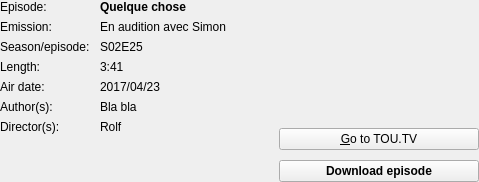
<?xml version="1.0" encoding="UTF-8"?>
<ui version="4.0">
 <class>infos_emission_widget</class>
 <widget class="QWidget" name="infos_emission_widget">
  <property name="geometry">
   <rect>
    <x>0</x>
    <y>0</y>
    <width>479</width>
    <height>182</height>
   </rect>
  </property>
  <layout class="QHBoxLayout" name="horizontalLayout" stretch="3,2">
   <property name="spacing">
    <number>10</number>
   </property>
   <property name="margin">
    <number>0</number>
   </property>
   <item>
    <layout class="QVBoxLayout" name="verticalLayout">
     <item>
      <layout class="QFormLayout" name="main_form_layout">
       <property name="fieldGrowthPolicy">
        <enum>QFormLayout::AllNonFixedFieldsGrow</enum>
       </property>
       <property name="horizontalSpacing">
        <number>10</number>
       </property>
       <property name="verticalSpacing">
        <number>6</number>
       </property>
       <item row="0" column="0">
        <widget class="QLabel" name="title_label">
         <property name="text">
          <string>Episode:</string>
         </property>
        </widget>
       </item>
       <item row="0" column="1">
        <widget class="QLabel" name="title_value_label">
         <property name="font">
          <font>
           <weight>75</weight>
           <bold>true</bold>
          </font>
         </property>
         <property name="text">
          <string>Quelque chose</string>
         </property>
        </widget>
       </item>
       <item row="1" column="0">
        <widget class="QLabel" name="emission_label">
         <property name="text">
          <string>Emission:</string>
         </property>
        </widget>
       </item>
       <item row="1" column="1">
        <widget class="QLabel" name="emission_title_value_label">
         <property name="text">
          <string>En audition avec Simon</string>
         </property>
        </widget>
       </item>
       <item row="2" column="0">
        <widget class="QLabel" name="sae_label">
         <property name="text">
          <string>Season/episode:</string>
         </property>
        </widget>
       </item>
       <item row="2" column="1">
        <widget class="QLabel" name="sae_value_label">
         <property name="text">
          <string>S02E25</string>
         </property>
        </widget>
       </item>
       <item row="3" column="0">
        <widget class="QLabel" name="length_label">
         <property name="text">
          <string>Length:</string>
         </property>
        </widget>
       </item>
       <item row="3" column="1">
        <widget class="QLabel" name="length_value_label">
         <property name="text">
          <string>3:41</string>
         </property>
        </widget>
       </item>
       <item row="4" column="0">
        <widget class="QLabel" name="air_date_label">
         <property name="text">
          <string>Air date:</string>
         </property>
        </widget>
       </item>
       <item row="4" column="1">
        <widget class="QLabel" name="air_date_value_label">
         <property name="text">
          <string>2017/04/23</string>
         </property>
        </widget>
       </item>
       <item row="5" column="0">
        <widget class="QLabel" name="author_label">
         <property name="text">
          <string>Author(s):</string>
         </property>
        </widget>
       </item>
       <item row="5" column="1">
        <widget class="QLabel" name="author_value_label">
         <property name="text">
          <string>Bla bla</string>
         </property>
        </widget>
       </item>
       <item row="6" column="0">
        <widget class="QLabel" name="director_label">
         <property name="text">
          <string>Director(s):</string>
         </property>
        </widget>
       </item>
       <item row="6" column="1">
        <widget class="QLabel" name="director_value_label">
         <property name="text">
          <string>Rolf</string>
         </property>
        </widget>
       </item>
      </layout>
     </item>
     <item>
      <spacer name="verticalSpacer_3">
       <property name="orientation">
        <enum>Qt::Vertical</enum>
       </property>
       <property name="sizeType">
        <enum>QSizePolicy::Fixed</enum>
       </property>
       <property name="sizeHint" stdset="0">
        <size>
         <width>20</width>
         <height>6</height>
        </size>
       </property>
      </spacer>
     </item>
     <item>
      <widget class="QLabel" name="description_value_label">
       <property name="font">
        <font>
         <pointsize>8</pointsize>
        </font>
       </property>
       <property name="text">
        <string/>
       </property>
       <property name="textFormat">
        <enum>Qt::PlainText</enum>
       </property>
       <property name="alignment">
        <set>Qt::AlignLeading|Qt::AlignLeft|Qt::AlignTop</set>
       </property>
       <property name="wordWrap">
        <bool>true</bool>
       </property>
      </widget>
     </item>
     <item>
      <spacer name="verticalSpacer_2">
       <property name="orientation">
        <enum>Qt::Vertical</enum>
       </property>
       <property name="sizeHint" stdset="0">
        <size>
         <width>20</width>
         <height>0</height>
        </size>
       </property>
      </spacer>
     </item>
    </layout>
   </item>
   <item>
    <layout class="QVBoxLayout" name="verticalLayout_2">
     <item>
      <widget class="QLabel" name="thumb_value_label">
       <property name="minimumSize">
        <size>
         <width>200</width>
         <height>0</height>
        </size>
       </property>
       <property name="maximumSize">
        <size>
         <width>200</width>
         <height>16777215</height>
        </size>
       </property>
       <property name="text">
        <string/>
       </property>
      </widget>
     </item>
     <item>
      <spacer name="verticalSpacer">
       <property name="orientation">
        <enum>Qt::Vertical</enum>
       </property>
       <property name="sizeHint" stdset="0">
        <size>
         <width>20</width>
         <height>0</height>
        </size>
       </property>
      </spacer>
     </item>
     <item>
      <widget class="QPushButton" name="goto_toutv_btn">
       <property name="maximumSize">
        <size>
         <width>200</width>
         <height>16777215</height>
        </size>
       </property>
       <property name="text">
        <string>&amp;Go to TOU.TV</string>
       </property>
      </widget>
     </item>
     <item>
      <widget class="QPushButton" name="dl_btn">
       <property name="maximumSize">
        <size>
         <width>200</width>
         <height>16777215</height>
        </size>
       </property>
       <property name="font">
        <font>
         <weight>75</weight>
         <bold>true</bold>
        </font>
       </property>
       <property name="text">
        <string>Download episode</string>
       </property>
      </widget>
     </item>
    </layout>
   </item>
  </layout>
 </widget>
 <resources/>
 <connections/>
</ui>
